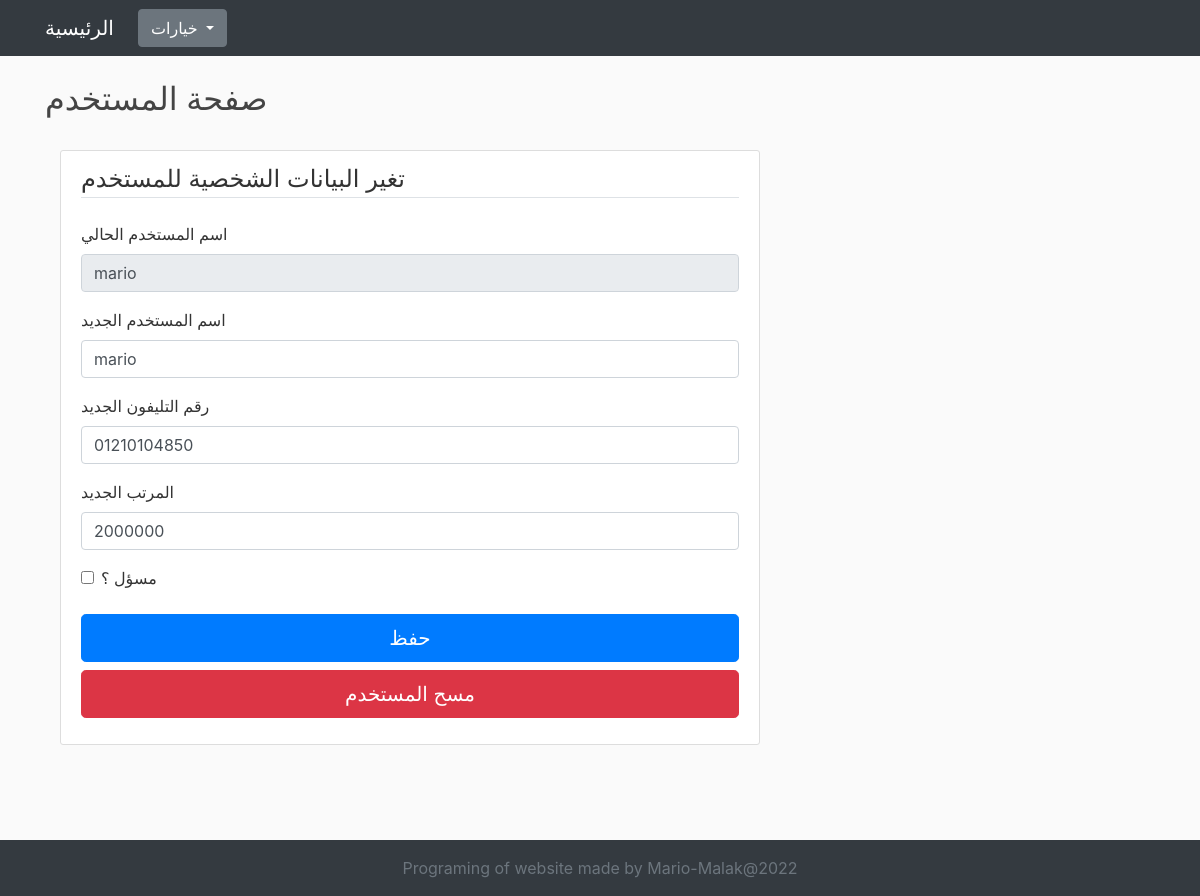
Before: /user/1 (signed in) with the older database file.
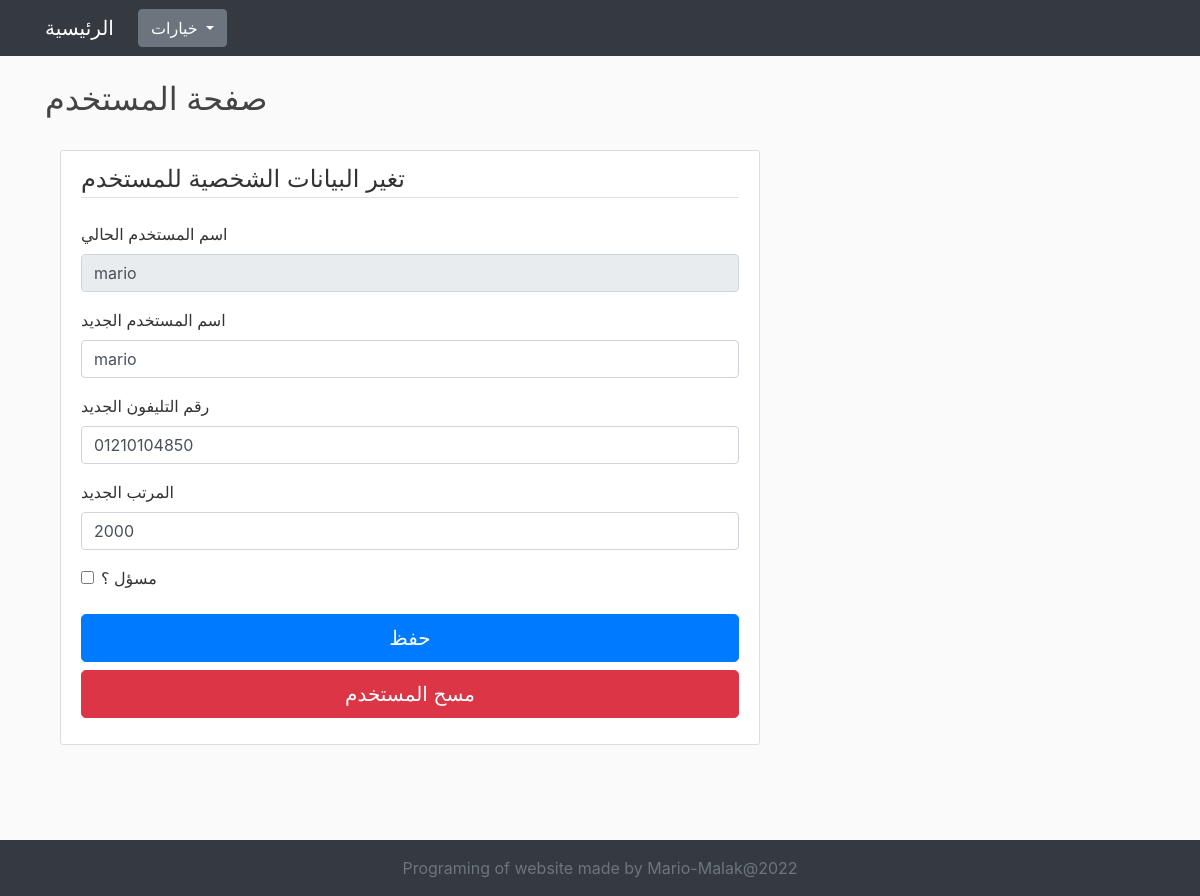
After: the same page with the newer database file.
### Market/User/models.py (models this page shows, shortened)
class User(db.Model, UserMixin):
    id = db.Column(db.Integer, primary_key=True)
    name = db.Column(db.String(40), nullable= False)
    password = db.Column(db.String(40), nullable = False)
    phone_num = db.Column(db.String(11), nullable= True)
    salary = db.Column(db.Integer, nullable=True)
    admin = db.Column(db.BOOLEAN, nullable= True, default= False)
    his_money = db.Column(db.Integer, nullable= True, default= 0)
    def IsAdmin(self):
        if self.admin:
            return True
        else:
            return False

### Market/User/routes.py (the view, shortened to what this page needs)
@user.route("/user/<int:user_id>", endpoint="user_info", methods = ["POST", "GET"])
def user_info(user_id):
    user_data = User.query.get_or_404(user_id)
    if user_data:
        if user_data.admin and user_data != current_user:
            flash("هذا المستخدم مسؤل لا يمكنك تغير بيناته", "warning")
            return redirect(url_for("user.user_display"))
        else:
            form = ChangeSpecificUserInformationForm()
            try:
                user_ = User.query.filter_by(id=current_user.id).first()
            except:
                n = Notification(notification_name=f"""شخص ما غير مسجل علي النظام حاول الدخول للصفحات المخصصة للمسؤل فقد و لكن تم حذره من قبل النظام
                اذا تكرر الامر برجاء مكالمة الصيانة للتبليغ عن الامر و محاولة التعامل معه""", user_id=1)
                db.session.add(n)
                db.session.commit()
                flash("انت لم تسجل بعد", "warning")
                return redirect(url_for("user.login"))
            else:
                if user_:
                    if user_.IsAdmin():
                        return render_template("user_templates/changespecificuserinformation.html", user= user_data, form = form, page_title ="صفحة المستخدم")

### Market/User/forms.py (shortened to what this page needs)
class ChangeSpecificUserInformationForm(FlaskForm):
    username_selected = StringField(" اسم المستخدم الحالي", render_kw={'readonly': True})
    username = StringField('اسم المستخدم الجديد', validators=[Length(min=2, max=40)])
    phone_num = StringField("رقم التليفون الجديد")
    salary = IntegerField("المرتب الجديد", default= 0)
    admin = BooleanField("مسؤل ؟")
    submit = SubmitField("حفظ")

### Market/User/models.py (called while the page is built)
@login_manger.user_loader
def load_user(user_id):
    return User.query.get(int(user_id))

### Market/templates/user_templates/changespecificuserinformation.html (shortened to what this page needs)
{% extends 'main/base.html' %}
{% block body %}
    <div class="container">
        <div class = "content-section">
            <form method="post" action="" novalidate>
                <fieldset class="form-group">
                    <legend class="border-bottom mb-4">تغير البيانات الشخصية للمستخدم</legend>
                    <div class="form-group">
                        {{ form.username_selected.label(class = "form-control-label") }}
                        {{ form.username_selected(class = "form-control", value = user.name) }}
                    </div>
                    <div class="form-group">
                        {{ form.username.label(class = "form-control-label") }}
                        {% if form.username.errors %}
                            {{ form.username(class = "form-control is-invalid", value = user.name) }}
                            <div class = "invalid-feedback">
                                {% for error in form.username.errors %}
                                    <span> {{ error }} </span>
                                {% endfor %}
                            </div>
                        {% else %}
                            {{ form.username(class = "form-control", value = user.name) }}
                        {% endif %}
                    </div>
                    <div class="form-group">
                        {{ form.phone_num.label(class = "form-control-label") }}
                        {% if form.phone_num.errors %}
                            {{ form.phone_num(class = "form-control is-invalid", value = user.phone_num) }}
                            <div class = "invalid-feedback">
                                {% for error in form.phone_num.errors %}
                                    <span> {{ error }} </span>
                                {% endfor %}
                            </div>
                        {% else %}
                            {{ form.phone_num(class = "form-control", value = user.phone_num) }}
                        {% endif %}
                    </div>
                    <div class="form-group">
                        {{ form.salary.label(class = "form-control-label") }}
                        {% if form.salary.errors %}
                            {{ form.salary(class = "form-control is-invalid", value = user.salary) }}
                            <div class = "invalid-feedback">
                                {% for error in form.salary.errors %}
                                    <span> {{ error }} </span>
                                {% endfor %}
                            </div>
                        {% else %}
                            {{ form.salary(class = "form-control", value = user.salary) }}
                        {% endif %}
                    </div>
                    <div class="form-check">
                        {{ form.admin(class = "form-check-input", value = user.admin) }}
                        {{ form.admin.label(class = "form-check-label")}}
                    </div>
                    <br>
                    {{ form.submit(class="btn btn-primary btn-lg btn-block") }}
                    {% if current_user.IsAdmin() %}
                    <button type="button" class="btn btn-danger btn-lg btn-block" data-toggle="modal" data-target="#deleteModal">مسح المستخدم</button>
                {% endif %}
                </fieldset>
            </form>
        </div>
    </div>
{% endblock %}

Changed rows visible on the page:
changed User: salary "2000000" → "2000"
